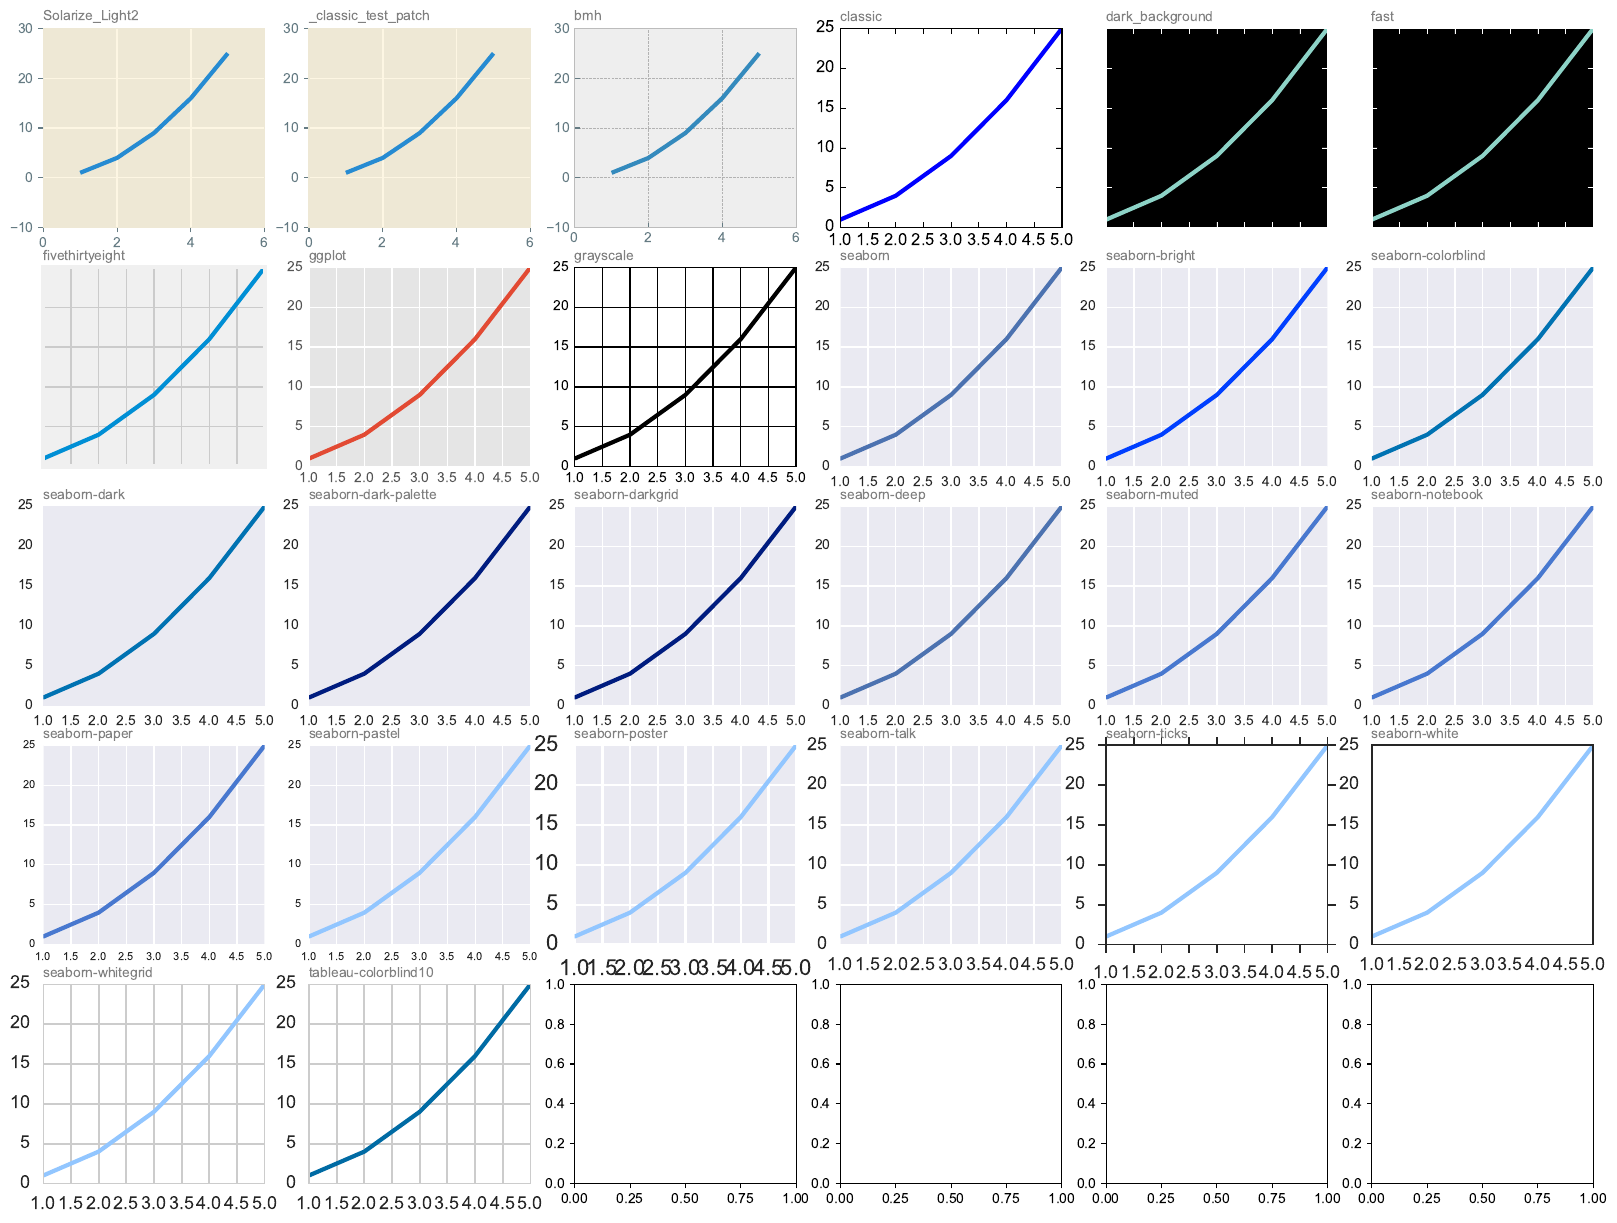

The script that saved this image:
import matplotlib.pyplot as plt

# This file displays a grid of the available matplotlib chart styles, so you can quickly look at the styles
# to determine which you like.  It writes the grid of styles to chart_styles.pdf, indicating the name of the
# style as the title of each chart in the grid.

# Some data to plot on the charts.
input_values = [1, 2, 3, 4, 5]
squares = [1, 4, 9, 16, 25]

# Available styles include: 'Solarize_Light2', '_classic_test_patch', 'bmh', 'classic', 'dark_background',
# 'fast', 'fivethirtyeight', 'ggplot', 'grayscale', 'seaborn', 'seaborn-bright', 'seaborn-colorblind',
# 'seaborn-dark', 'seaborn-dark-palette', 'seaborn-darkgrid', 'seaborn-deep', 'seaborn-muted',
# 'seaborn-notebook', 'seaborn-paper', 'seaborn-pastel', 'seaborn-poster', 'seaborn-talk', 'seaborn-ticks',
# 'seaborn-white', 'seaborn-whitegrid', and 'tableau-colorblind10'
style_list = plt.style.available
grid_x = 5
grid_y = 6
i = 1

fig, ax = plt.subplots(grid_x, grid_y)
fig.set_size_inches(20, 15)

# This will iterate through the available styles.
for current_style in style_list:
    plt.style.use(current_style)
    plt.subplot(grid_x, grid_y, i)
    plt.title(current_style, fontsize=10, fontweight=0, color='grey', loc='left')
    plt.plot(input_values, squares, linewidth=3)
    i += 1

plt.savefig('chart_styles.pdf', bbox_inches='tight')
quit()